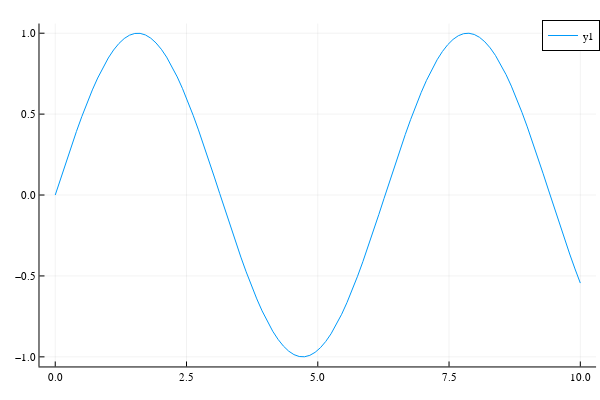

Source (notebook cell):
### Code cell
x = range(0,10,100)
y = sin.(x)
p = plot(x,y)

### Figure 1 — Plotly figure (JSON) as saved in the notebook; plotly's stock layout.template omitted (floating-point values rounded to 4 significant figures)
{"data": [{"colorbar": {"len": 0.9525, "title": "", "x": 0.9934, "y": 0.5139}, "legendgroup": "y1", "line": {"color": "rgba(0, 154, 250, 1.000)", "dash": "solid", "shape": "linear", "width": 1}, "mode": "lines", "name": "y1", "showlegend": true, "type": "scatter", "x": [0, 0.101, 0.202, 0.303, 0.404, 0.5051, 0.6061, 0.7071, 0.8081, 0.9091, 1.01, 1.111, 1.212, 1.313, 1.414, 1.515, 1.616, 1.717, 1.818, 1.919, 2.02, 2.121, 2.222, 2.323, 2.424, 2.525, 2.626, 2.727, 2.828, 2.929, 3.03, 3.131, 3.232, 3.333, 3.434, 3.535, 3.636, 3.737, 3.838, 3.939, 4.04, 4.141, 4.242, 4.343, 4.444, 4.545, 4.646, 4.747, 4.848, 4.949, 5.051, 5.152, 5.253, 5.354, 5.455, 5.556, 5.657, 5.758, 5.859, 5.96, 6.061, 6.162, 6.263, 6.364, 6.465, 6.566, 6.667, 6.768, 6.869, 6.97, 7.071, 7.172, 7.273, 7.374, 7.475, 7.576, 7.677, 7.778, 7.879, 7.98, 8.081, 8.182, 8.283, 8.384, 8.485, 8.586, 8.687, 8.788, 8.889, 8.99, 9.091, 9.192, 9.293, 9.394, 9.495, 9.596, 9.697, 9.798, 9.899, 10], "xaxis": "x", "y": [0, 0.1008, 0.2006, 0.2984, 0.3931, 0.4839, 0.5696, 0.6496, 0.723, 0.7889, 0.8469, 0.8962, 0.9364, 0.967, 0.9878, 0.9985, 0.999, 0.9893, 0.9696, 0.9399, 0.9007, 0.8523, 0.7952, 0.73, 0.6574, 0.5781, 0.4928, 0.4026, 0.3082, 0.2107, 0.1111, 0.01028, -0.09061, -0.1906, -0.2886, -0.3837, -0.4748, -0.5612, -0.6418, -0.7158, -0.7826, -0.8414, -0.8916, -0.9327, -0.9643, -0.9861, -0.9978, -0.9994, -0.9908, -0.972, -0.9434, -0.9051, -0.8576, -0.8014, -0.737, -0.6651, -0.5864, -0.5017, -0.412, -0.318, -0.2207, -0.1213, -0.02056, 0.08036, 0.1805, 0.2787, 0.3742, 0.4658, 0.5526, 0.6338, 0.7086, 0.7761, 0.8358, 0.8869, 0.9289, 0.9615, 0.9843, 0.9971, 0.9997, 0.9921, 0.9744, 0.9467, 0.9094, 0.8629, 0.8075, 0.7439, 0.6727, 0.5947, 0.5106, 0.4213, 0.3277, 0.2308, 0.1315, 0.03083, -0.07011, -0.1703, -0.2688, -0.3646, -0.4566, -0.544], "yaxis": "y"}], "layout": {"annotations": [], "height": 400, "legend": {"bgcolor": "rgba(255, 255, 255, 1.000)", "bordercolor": "rgba(0, 0, 0, 1.000)", "borderwidth": 1, "font": {"color": "rgba(0, 0, 0, 1.000)", "family": "sans-serif", "size": 11}, "title": {"font": {"color": "rgba(0, 0, 0, 1.000)", "family": "sans-serif", "size": 15}, "text": ""}, "tracegroupgap": 0, "traceorder": "normal", "x": 1, "xanchor": "auto", "y": 1, "yanchor": "auto"}, "margin": {"b": 20, "l": 0, "r": 0, "t": 20}, "paper_bgcolor": "rgba(255, 255, 255, 1.000)", "plot_bgcolor": "rgba(255, 255, 255, 1.000)", "showlegend": true, "width": 600, "xaxis": {"anchor": "y", "domain": [0.06582, 0.9934], "gridcolor": "rgba(0, 0, 0, 0.100)", "gridwidth": 0.5, "linecolor": "rgba(0, 0, 0, 1.000)", "mirror": false, "range": [-0.3, 10.3], "showgrid": true, "showline": true, "showticklabels": true, "tickangle": 0, "tickcolor": "rgb(0, 0, 0)", "tickfont": {"color": "rgba(0, 0, 0, 1.000)", "family": "sans-serif", "size": 11}, "tickmode": "array", "ticks": "inside", "ticktext": ["0.0", "2.5", "5.0", "7.5", "10.0"], "tickvals": [0, 2.5, 5, 7.5, 10], "title": "", "titlefont": {"color": "rgba(0, 0, 0, 1.000)", "family": "sans-serif", "size": 15}, "type": "-", "visible": true, "zeroline": false, "zerolinecolor": "rgba(0, 0, 0, 1.000)"}, "yaxis": {"anchor": "x", "domain": [0.03762, 0.9902], "gridcolor": "rgba(0, 0, 0, 0.100)", "gridwidth": 0.5, "linecolor": "rgba(0, 0, 0, 1.000)", "mirror": false, "range": [-1.059, 1.06], "showgrid": true, "showline": true, "showticklabels": true, "tickangle": 0, "tickcolor": "rgb(0, 0, 0)", "tickfont": {"color": "rgba(0, 0, 0, 1.000)", "family": "sans-serif", "size": 11}, "tickmode": "array", "ticks": "inside", "ticktext": ["−1.0", "−0.5", "0.0", "0.5", "1.0"], "tickvals": [-1, -0.5, 0, 0.5, 1], "title": "", "titlefont": {"color": "rgba(0, 0, 0, 1.000)", "family": "sans-serif", "size": 15}, "type": "-", "visible": true, "zeroline": false, "zerolinecolor": "rgba(0, 0, 0, 1.000)"}}}
